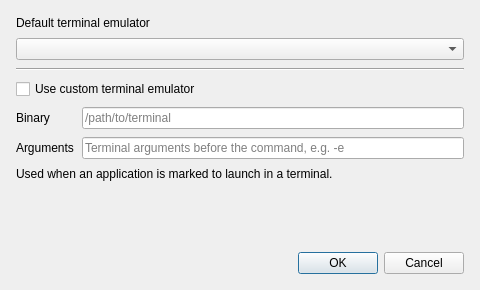
<?xml version="1.0" encoding="UTF-8"?>
<ui version="4.0">
 <class>TerminalSettingsDialog</class>
 <widget class="QDialog" name="TerminalSettingsDialog">
  <property name="geometry">
   <rect>
    <x>0</x>
    <y>0</y>
    <width>480</width>
    <height>290</height>
   </rect>
  </property>
  <property name="windowTitle">
   <string>Terminal emulator</string>
  </property>
  <layout class="QVBoxLayout" name="mainLayout">
   <property name="spacing">
    <number>8</number>
   </property>
   <property name="leftMargin">
    <number>16</number>
   </property>
   <property name="topMargin">
    <number>16</number>
   </property>
   <property name="rightMargin">
    <number>16</number>
   </property>
   <property name="bottomMargin">
    <number>16</number>
   </property>
   <item>
    <widget class="QLabel" name="terminalLabel">
     <property name="text">
      <string>Default terminal emulator</string>
     </property>
     <property name="buddy">
      <cstring>terminalCombo</cstring>
     </property>
    </widget>
   </item>
   <item>
    <widget class="QComboBox" name="terminalCombo"/>
   </item>
   <item>
    <widget class="Line" name="line">
     <property name="orientation">
      <enum>Qt::Orientation::Horizontal</enum>
     </property>
    </widget>
   </item>
   <item>
    <widget class="QCheckBox" name="customCheck">
     <property name="text">
      <string>Use custom terminal emulator</string>
     </property>
    </widget>
   </item>
   <item>
    <layout class="QGridLayout" name="customLayout">
     <item row="0" column="0">
      <widget class="QLabel" name="binLabel">
       <property name="text">
        <string>Binary</string>
       </property>
       <property name="buddy">
        <cstring>binField</cstring>
       </property>
      </widget>
     </item>
     <item row="0" column="1">
      <widget class="QLineEdit" name="binField">
       <property name="placeholderText">
        <string>/path/to/terminal</string>
       </property>
       <property name="clearButtonEnabled">
        <bool>true</bool>
       </property>
      </widget>
     </item>
     <item row="1" column="0">
      <widget class="QLabel" name="argsLabel">
       <property name="text">
        <string>Arguments</string>
       </property>
       <property name="buddy">
        <cstring>argsField</cstring>
       </property>
      </widget>
     </item>
     <item row="1" column="1">
      <widget class="QLineEdit" name="argsField">
       <property name="placeholderText">
        <string>Terminal arguments before the command, e.g. -e</string>
       </property>
       <property name="clearButtonEnabled">
        <bool>true</bool>
       </property>
      </widget>
     </item>
    </layout>
   </item>
   <item>
    <widget class="QLabel" name="hintLabel">
     <property name="text">
      <string>Used when an application is marked to launch in a terminal.</string>
     </property>
     <property name="wordWrap">
      <bool>true</bool>
     </property>
    </widget>
   </item>
   <item>
    <spacer name="verticalSpacer">
     <property name="orientation">
      <enum>Qt::Orientation::Vertical</enum>
     </property>
     <property name="sizeHint" stdset="0">
      <size>
       <width>20</width>
       <height>10</height>
      </size>
     </property>
    </spacer>
   </item>
   <item>
    <widget class="QDialogButtonBox" name="buttonBox">
     <property name="standardButtons">
      <set>QDialogButtonBox::Cancel|QDialogButtonBox::Ok</set>
     </property>
    </widget>
   </item>
  </layout>
 </widget>
 <resources/>
 <connections/>
</ui>
